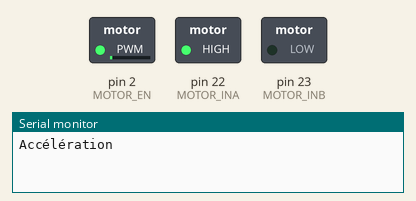
A sketch run on a simulated Arduino Mega 2560, built with avr-gcc and run on an emulated ATmega2560. On the bench: switched loads named in the sketch (green lamp = pin HIGH), the last lines printed to the serial monitor.

Above: at 0.05 s.
At 1.15 s:
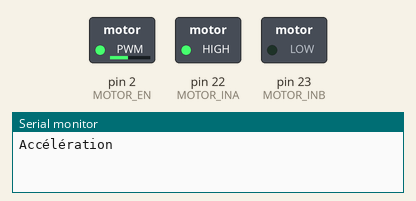
At 2.3 s:
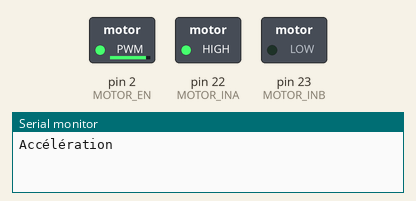
At 4.6 s:
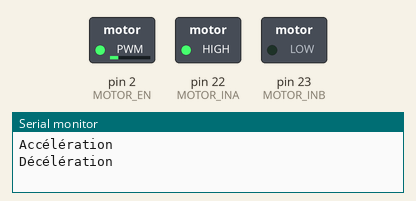
Timing chart, 0 to 6.7 s (numbered marks = the images above):
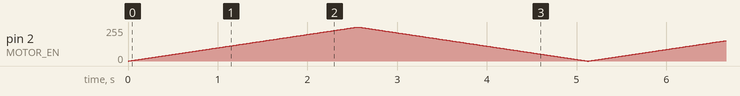

The sketch:

L293D_Exemple.ino
```cpp
// Exemple de L293D

//               ________  ________
//              |        \/        |
// PIN2  EN1,2  | 1             16 | Vcc1 (Vss)
// PIN22 IN1    | 2             15 | IN4
// M+    OUT1   | 3             14 | OUT4
//       GND    | 4   L293D     13 | GND
//       GND    | 5             12 | GND
// M-    OUT2   | 6             11 | OUT3
// PIN23 IN2    | 7             10 | IN3
// Vcc   Vcc2   | 8              9 | EN3,4
//              |__________________|


unsigned long currentTime = 0;

#define MOTOR_EN 2
#define MOTOR_INA 22
#define MOTOR_INB 23

void setup() {
  Serial.begin(9600);

  pinMode(MOTOR_EN, OUTPUT);
  pinMode(MOTOR_INA, OUTPUT);
  pinMode(MOTOR_INB, OUTPUT);

  digitalWrite(MOTOR_EN, 1);
  digitalWrite(MOTOR_INA, 1);
  digitalWrite(MOTOR_INB, 0);
}

void loop() {
  currentTime = millis();


  Serial.println("Accélération");
  for (int i = 0; i < 256; i++) {
    analogWrite(MOTOR_EN, i);
    delay(10);
  }

  Serial.println("Décélération");
  for (int i = 255; i >= 0; i--) {
    analogWrite(MOTOR_EN, i);
    delay(10);
  }
}
```
